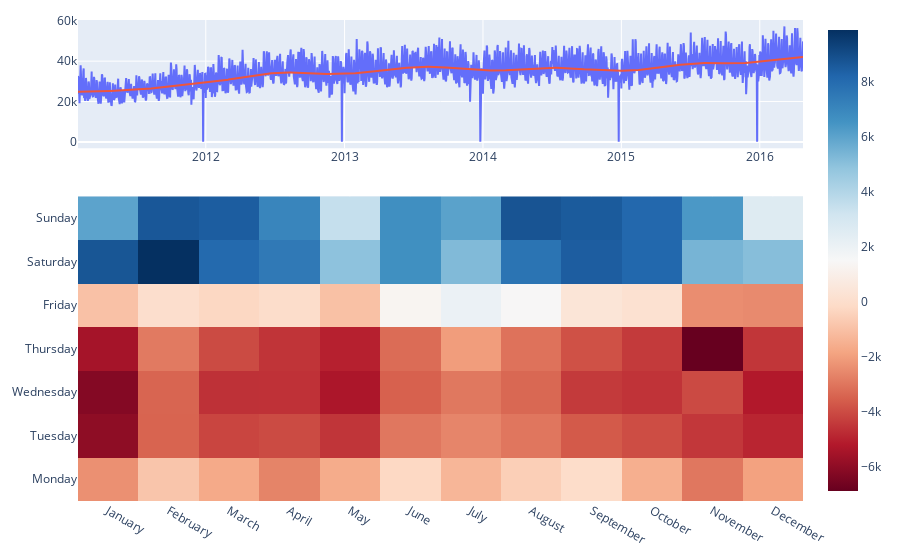

Notebook cell for this chart:
### Markdown cell above
### Seasonality on overall sales

### Code cell
def plot_overall_sales(df):
    df_plot = df.groupby('date', as_index=False).sold_qty.sum()
    
    lowess = sm.nonparametric.lowess
    df_plot['trend'] = lowess(df_plot.sold_qty, df_plot.date, frac=1./ 6, it=0, return_sorted=False)
    
    fig = make_subplots(
        rows=3, cols=1,
        specs=[[{}],
               [{'rowspan': 2}],
               [None]],
        vertical_spacing = 0.1,
    )
    
    fig.add_trace(
        go.Scatter(
            x=df_plot.date, y=df_plot.sold_qty,
            mode='lines',
            name='sales',
            showlegend=False
        ),
        row=1, col=1
    )
    fig.add_trace(
        go.Scatter(
            x=df_plot.date, y=df_plot.trend,
            mode='lines',
            name='trend',
            showlegend=False
        ),
        row=1, col=1
    )
    
    df_plot['relative_sales'] = df_plot.sold_qty - df_plot.trend
    df_plot['month'] = df_plot.date.dt.month_name()
    df_plot['wday'] = df_plot.date.dt.day_name()
    df_heatmap = df_plot.groupby(['month', 'wday'], as_index=False).relative_sales.mean().pivot(index='wday', columns='month', values='relative_sales')
    df_heatmap = df_heatmap.loc[
        ['Monday', 'Tuesday', 'Wednesday', 'Thursday', 'Friday', 'Saturday', 'Sunday'],
        ['January', 'February', 'March', 'April', 'May', 'June', 'July', 'August', 'September', 'October', 'November', 'December']
    ]
    
    fig.add_trace(
        go.Heatmap(
            z=df_heatmap,
            x=df_heatmap.columns.to_list(),
            y=df_heatmap.index.to_list(),
            name='Difference to mean',
            colorscale='RdBu',
            showlegend=False
        ),
        row=2, col=1
    )
    
    fig.update_layout(
        hovermode="x unified",
        height=600,
        margin=dict(l=20, r=20, t=20, b=20),
    )
    fig.show()

plot_overall_sales(df)

### Figure 1 — Plotly figure (JSON) as saved in the notebook; plotly's stock layout.template omitted (floating-point values rounded to 4 significant figures; data arrays with more than 128 entries replaced by an {"elided": "..."} marker saying what was removed)
{"data": [{"mode": "lines", "name": "sales", "showlegend": false, "type": "scatter", "x": {"elided": "1913 str values"}, "xaxis": "x", "y": {"elided": "1913 int values"}, "yaxis": "y"}, {"mode": "lines", "name": "trend", "showlegend": false, "type": "scatter", "x": {"elided": "1913 str values"}, "xaxis": "x", "y": {"elided": "1913 float values"}, "yaxis": "y"}, {"colorscale": [[0, "rgb(103,0,31)"], [0.1, "rgb(178,24,43)"], [0.2, "rgb(214,96,77)"], [0.3, "rgb(244,165,130)"], [0.4, "rgb(253,219,199)"], [0.5, "rgb(247,247,247)"], [0.6, "rgb(209,229,240)"], [0.7, "rgb(146,197,222)"], [0.8, "rgb(67,147,195)"], [0.9, "rgb(33,102,172)"], [1, "rgb(5,48,97)"]], "name": "Difference to mean", "showlegend": false, "type": "heatmap", "x": ["January", "February", "March", "April", "May", "June", "July", "August", "September", "October", "November", "December"], "xaxis": "x2", "y": ["Monday", "Tuesday", "Wednesday", "Thursday", "Friday", "Saturday", "Sunday"], "yaxis": "y2", "z": [[-2362.0, -864.7, -1686.0, -2665.0, -1626.0, -242.4, -1326.0, -554.3, -78.48, -1535.0, -2969.0, -1916.0], [-6004.0, -3438.0, -4157.0, -4021.0, -4531.0, -2973.0, -2626.0, -2991.0, -3671.0, -3967.0, -4477.0, -4899.0], [-6238.0, -3414.0, -4632.0, -4611.0, -5348.0, -3498.0, -2947.0, -3338.0, -4406.0, -4571.0, -4042.0, -5211.0], [-5496.0, -2901.0, -4029.0, -4556.0, -5023.0, -3229.0, -2040.0, -3100.0, -3874.0, -4409.0, -6880.0, -4512.0], [-977.8, 28.33, -284.2, -31.52, -996.6, 1290.0, 2019.0, 1458.0, 397.9, 172.2, -2437.0, -2500.0], [8711.0, 9876.0, 8058.0, 7480.0, 4938.0, 6653.0, 5204.0, 7689.0, 8469.0, 8138.0, 5416.0, 5087.0], [5987.0, 8652.0, 8472.0, 7041.0, 3497.0, 6657.0, 6033.0, 8769.0, 8554.0, 8112.0, 6345.0, 2591.0]]}], "layout": {"autosize": true, "hovermode": "x unified", "margin": {"b": 20, "l": 20, "r": 20, "t": 20}, "xaxis": {"anchor": "y", "autorange": true, "domain": [0, 1], "range": ["2011-01-29", "2016-04-24"], "type": "date"}, "xaxis2": {"anchor": "y2", "autorange": true, "domain": [0, 1], "range": [-0.5, 11.5], "type": "category"}, "yaxis": {"anchor": "x", "autorange": true, "domain": [0.7333, 1], "range": [-3167.0, 60400.0], "type": "linear"}, "yaxis2": {"anchor": "x2", "autorange": true, "domain": [0, 0.6333], "range": [-0.5, 6.5], "type": "category"}}}
